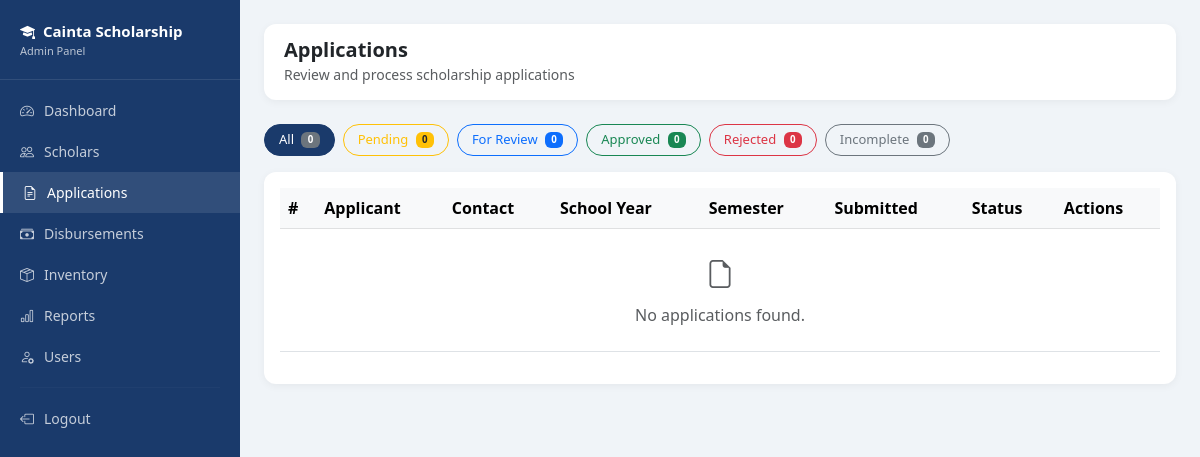
Before: /admin/applications.php (signed in) with the older database file.
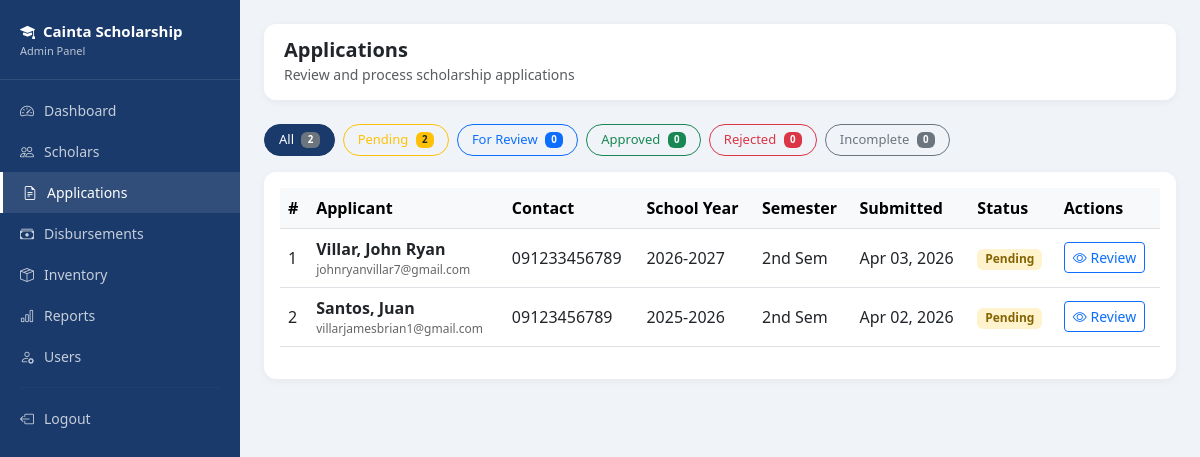
After: the same page with the newer database file.
### tables this page shows
CREATE TABLE `applications` (
  `application_id` int(11) NOT NULL,
  `scholar_id` int(11) NOT NULL,
  `school_year` varchar(20) DEFAULT NULL,
  `semester` enum('1st','2nd') DEFAULT NULL,
  `gwa` decimal(4,2) DEFAULT NULL,
  `monthly_income` decimal(10,2) DEFAULT NULL,
  `status` enum('pending','for_review','approved','rejected','incomplete') DEFAULT 'pending',
  `remarks` text DEFAULT NULL,
  `submitted_at` timestamp NOT NULL DEFAULT current_timestamp(),
  `father_name` varchar(100) DEFAULT NULL,
  `father_occupation` varchar(100) DEFAULT NULL,
  `mother_name` varchar(100) DEFAULT NULL,
  `mother_occupation` varchar(100) DEFAULT NULL
);

CREATE TABLE `students` (
  `student_id` int(11) NOT NULL,
  `first_name` varchar(50) NOT NULL,
  `last_name` varchar(50) NOT NULL,
  `middle_name` varchar(50) DEFAULT NULL,
  `email` varchar(100) NOT NULL,
  `password` varchar(255) NOT NULL,
  `contact_no` varchar(20) DEFAULT NULL,
  `address` text DEFAULT NULL,
  `barangay` varchar(100) DEFAULT NULL,
  `birthdate` date DEFAULT NULL,
  `gender` enum('Male','Female') DEFAULT NULL,
  `is_active` tinyint(4) DEFAULT 1,
  `created_at` timestamp NOT NULL DEFAULT current_timestamp()
);

### admin/applications.php (the view, shortened to what this page needs)
<?php
require_once '../includes/db.php';
$filter = $_GET['filter'] ?? 'all';
if($filter != 'all') {
    $stmt = $pdo->prepare("
        SELECT a.*, s.first_name, s.last_name, s.email, s.contact_no
        FROM applications a
        JOIN students s ON a.scholar_id = s.student_id
        WHERE a.status = ?
        ORDER BY a.submitted_at DESC
    ");
    $stmt->execute([$filter]);
} else {
    $stmt = $pdo->query("
        SELECT a.*, s.first_name, s.last_name, s.email, s.contact_no
        FROM applications a
        JOIN students s ON a.scholar_id = s.student_id
        ORDER BY a.submitted_at DESC
    ");
}
$applications = $stmt->fetchAll();
$counts = $pdo->query("SELECT status, COUNT(*) as cnt FROM applications GROUP BY status")->fetchAll(PDO::FETCH_KEY_PAIR);
?>
<!DOCTYPE html>
<html lang="en">
<head>
    <link href="https://cdn.jsdelivr.net/npm/bootstrap@5.3.0/dist/css/bootstrap.min.css" rel="stylesheet">
    <link href="https://cdn.jsdelivr.net/npm/bootstrap-icons@1.10.0/font/bootstrap-icons.css" rel="stylesheet">
</head>
<body>
<div class="sidebar">
    <div class="sidebar-brand">
        <i class="bi bi-mortarboard-fill me-2"></i>Cainta Scholarship
        <small>Admin Panel</small>
    </div>
    <nav>
        <a href="dashboard.php" class="nav-link"><i class="bi bi-speedometer2"></i> Dashboard</a>
        <a href="scholars.php" class="nav-link"><i class="bi bi-people"></i> Scholars</a>
        <a href="applications.php" class="nav-link active"><i class="bi bi-file-earmark-text"></i> Applications</a>
        <a href="disbursements.php" class="nav-link"><i class="bi bi-cash-stack"></i> Disbursements</a>
        <a href="inventory.php" class="nav-link"><i class="bi bi-box-seam"></i> Inventory</a>
        <a href="reports.php" class="nav-link"><i class="bi bi-bar-chart"></i> Reports</a>
        <a href="users.php" class="nav-link"><i class="bi bi-person-gear"></i> Users</a>
        <hr style="border-color: rgba(255,255,255,0.1); margin: 10px 20px;">
        <a href="../logout.php" class="nav-link"><i class="bi bi-box-arrow-left"></i> Logout</a>
    </nav>
</div>
<div class="main-content">
    <div class="topbar">
        <div>
            <h5 class="mb-0 fw-bold">Applications</h5>
            <small class="text-muted">Review and process scholarship applications</small>
        </div>
    </div>
    <div class="mb-3 d-flex gap-2 flex-wrap">
        <a href="applications.php" class="btn btn-outline-secondary filter-btn <?= $filter=='all'?'active':'' ?>">
            All <span class="badge bg-secondary ms-1"><?= array_sum($counts) ?></span>
        </a>
        <a href="applications.php?filter=pending" class="btn btn-outline-warning filter-btn <?= $filter=='pending'?'active':'' ?>">
            Pending <span class="badge bg-warning text-dark ms-1"><?= $counts['pending'] ?? 0 ?></span>
        </a>
        <a href="applications.php?filter=for_review" class="btn btn-outline-primary filter-btn <?= $filter=='for_review'?'active':'' ?>">
            For Review <span class="badge bg-primary ms-1"><?= $counts['for_review'] ?? 0 ?></span>
        </a>
        <a href="applications.php?filter=approved" class="btn btn-outline-success filter-btn <?= $filter=='approved'?'active':'' ?>">
            Approved <span class="badge bg-success ms-1"><?= $counts['approved'] ?? 0 ?></span>
        </a>
        <a href="applications.php?filter=rejected" class="btn btn-outline-danger filter-btn <?= $filter=='rejected'?'active':'' ?>">
            Rejected <span class="badge bg-danger ms-1"><?= $counts['rejected'] ?? 0 ?></span>
        </a>
        <a href="applications.php?filter=incomplete" class="btn btn-outline-secondary filter-btn <?= $filter=='incomplete'?'active':'' ?>">
            Incomplete <span class="badge bg-secondary ms-1"><?= $counts['incomplete'] ?? 0 ?></span>
        </a>
    </div>
    <div class="card">
        <div class="card-body">
            <div class="table-responsive">
                <table class="table table-hover align-middle">
                    <thead class="table-light">
                        <tr>
                            <th>#</th>
                            <th>Applicant</th>
                            <th>Contact</th>
                            <th>School Year</th>
                            <th>Semester</th>
                            <th>Submitted</th>
                            <th>Status</th>
                            <th>Actions</th>
                        </tr>
                    </thead>
                    <tbody>
                        <?php if(empty($applications)): ?>
                        <tr>
                            <td colspan="8" class="text-center text-muted py-4">
                                <i class="bi bi-file-earmark fs-3 d-block mb-2"></i>
                                No applications found.
                            </td>
                        </tr>
                        <?php else: ?>
                        <?php foreach($applications as $i => $app): ?>
                        <tr>
                            <td><?= $i + 1 ?></td>
                            <td>
                                <strong><?= htmlspecialchars($app['last_name'] . ', ' . $app['first_name']) ?></strong>
                                <div style="font-size:12px; color:#666;"><?= htmlspecialchars($app['email']) ?></div>
                            </td>
                            <td><?= htmlspecialchars($app['contact_no']) ?></td>
                            <td><?= $app['school_year'] ?></td>
                            <td><?= $app['semester'] ?> Sem</td>
                            <td><?= date('M d, Y', strtotime($app['submitted_at'])) ?></td>
                            <td>
                                <span class="badge badge-<?= $app['status'] ?>">
                                    <?= ucfirst(str_replace('_', ' ', $app['status'])) ?>
                                </span>
                            </td>
                            <td>
                                <button class="btn btn-sm btn-outline-primary"
                                    onclick="viewApplication(<?= htmlspecialchars(json_encode($app)) ?>)">
                                    <i class="bi bi-eye"></i> Review
                                </button>
                            </td>
                        </tr>
                        <?php endforeach; ?>
                        <?php endif; ?>
                    </tbody>
                </table>
            </div>
        </div>
    </div>
</div>
</body>
</html>

### admin/applications.php (style rules this page uses)
body { font-family: 'Segoe UI', sans-serif; background: #f0f4f8; }
.sidebar { width: 240px; min-height: 100vh; background: #1A3A6B; position: fixed; top: 0; left: 0; padding-top: 20px; z-index: 100; }
.sidebar-brand { color: white; font-size: 15px; font-weight: 600; padding: 0 20px 20px; border-bottom: 1px solid rgba(255,255,255,0.1); margin-bottom: 10px; }
.sidebar-brand small { display: block; font-size: 11px; opacity: 0.7; font-weight: 400; }
.nav-link { color: rgba(255,255,255,0.75); padding: 10px 20px; font-size: 14px; display: flex; align-items: center; gap: 10px; }
.nav-link:hover, .nav-link.active { color: white; background: rgba(255,255,255,0.1); border-left: 3px solid #fff; }
.main-content { margin-left: 240px; padding: 24px; }
.topbar { background: white; border-radius: 12px; padding: 14px 20px; margin-bottom: 24px; display: flex; justify-content: space-between; align-items: center; box-shadow: 0 2px 8px rgba(0,0,0,0.05); }
.card { border: none; border-radius: 12px; box-shadow: 0 2px 8px rgba(0,0,0,0.05); }
.badge-pending { background: #fff3cd; color: #856404; }
.filter-btn { border-radius: 20px; font-size: 13px; padding: 5px 14px; }
.filter-btn.active { background: #1A3A6B; color: white; border-color: #1A3A6B; }

Changed rows visible on the page:
added applications: students.last_name+first_name "Villar, John Ryan", students.email "johnryanvillar7@gmail.com", students.contact_no "091233456789", school_year "2026-2027", semester "2nd", submitted_at "Apr 03, 2026", status "Pending"
added applications: students.last_name+first_name "Santos, Juan", students.email "villarjamesbrian1@gmail.com", students.contact_no "09123456789", school_year "2025-2026", semester "2nd", submitted_at "Apr 02, 2026", status "Pending"
Other visible differences:
array_sum($counts): "0" → "2"
$counts['pending']: "0" → "2"
text no longer shown: "No applications found."
